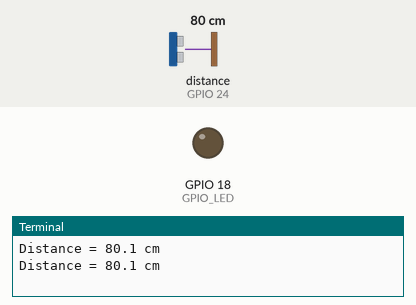
Simulated run of this program. Board: Raspberry Pi (BCM pin numbers). Shown: output pins drawn as LEDs (lit = HIGH), the last lines printed to the terminal. The inputs (shaded band) are chosen by the test bench; at power-on: distance to the obstacle (sensor on GPIO 24) 80 cm. The echo pulse lasts 58.3 µs per cm; the clock reads 2024-03-15 10:24:30 at power-on unless the program sets it; pins used as bus, display or sensor lines are not drawn.

Above: at 1.2 s.
1.3 s: distance to the obstacle (sensor on GPIO 24) set to 2 cm
At 2.7 s:
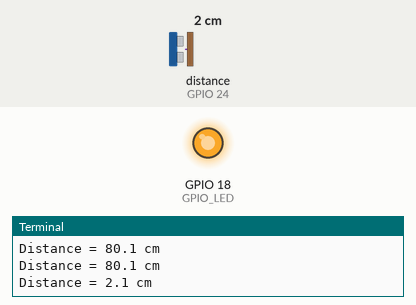
5.4 s: distance to the obstacle (sensor on GPIO 24) set to 18 cm
At 6.6 s:
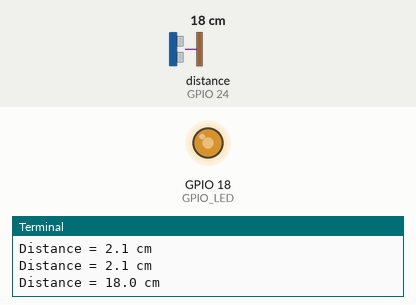
7.5 s: distance to the obstacle (sensor on GPIO 24) set to 35 cm
At 8.7 s:
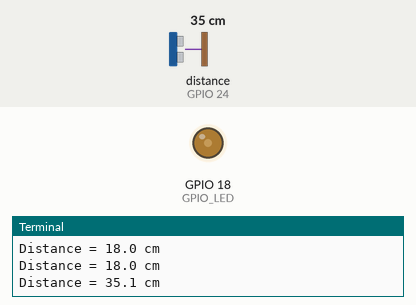
Timing chart, 0 to 10.5 s (numbered marks = the images above; inputs shaded):
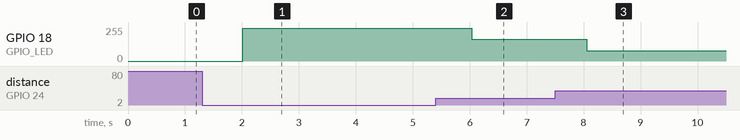

The program:

Ultrasonic.py
```python
#Libraries
import RPi.GPIO as GPIO
import time


GPIO.setmode(GPIO.BCM)
GPIO.setwarnings(False)

#set GPIO Pins
GPIO_LED=18
GPIO_TRIGGER = 23
GPIO_ECHO = 24


#set GPIO direction (IN / OUT)
GPIO.setup(GPIO_TRIGGER, GPIO.OUT)
GPIO.setup(GPIO_ECHO, GPIO.IN)
GPIO.setup(GPIO_LED, GPIO.OUT)

PWM=GPIO.PWM(GPIO_LED,100)

PWM.start(0)


def distance():

    StartTime = time.time()
    StopTime = time.time()

    # set Trigger to HIGH
    GPIO.output(GPIO_TRIGGER, True)

    # set Trigger after 0.01ms to LOW
    time.sleep(0.00001)
    GPIO.output(GPIO_TRIGGER, False)


    # save StartTime
    while GPIO.input(GPIO_ECHO) == 0:
        StartTime = time.time()

    # save time of arrival
    while GPIO.input(GPIO_ECHO) == 1:
        StopTime = time.time()

    # time difference between start and arrival
    TimeElapsed = StopTime - StartTime

    distance = (TimeElapsed * 34300) / 2

    return distance

try:
    while True:
        dist = distance()
        print ("Distance = %.1f cm" % dist)

        if (dist<=50):
            PWM.ChangeDutyCycle((50-dist)*2)
            time.sleep(0.005)

        else:
            PWM.ChangeDutyCycle(0)

        time.sleep(1)


#pressing CTRL + C
except KeyboardInterrupt:
    print("Measurement stopped by User")
    PWM.stop()
    GPIO.cleanup()
```

Measured:
- after the input at 1.3 s, GPIO 18 (GPIO_LED): 0/255 → 245/255 after 0.71 s, → 244/255 2.0 s later, → 245/255 1.0 s later
- after the input at 7.5 s, GPIO 18 (GPIO_LED): 163/255 → 76/255 after 0.55 s
